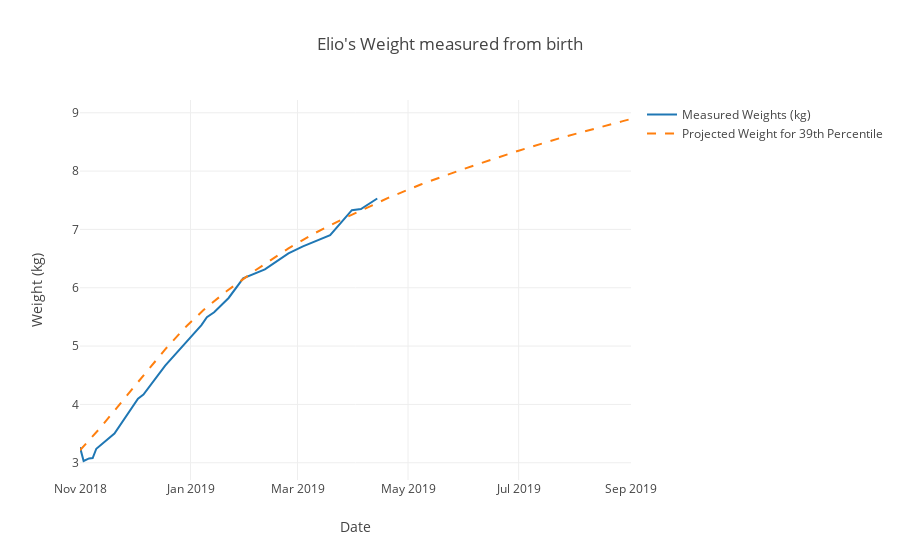
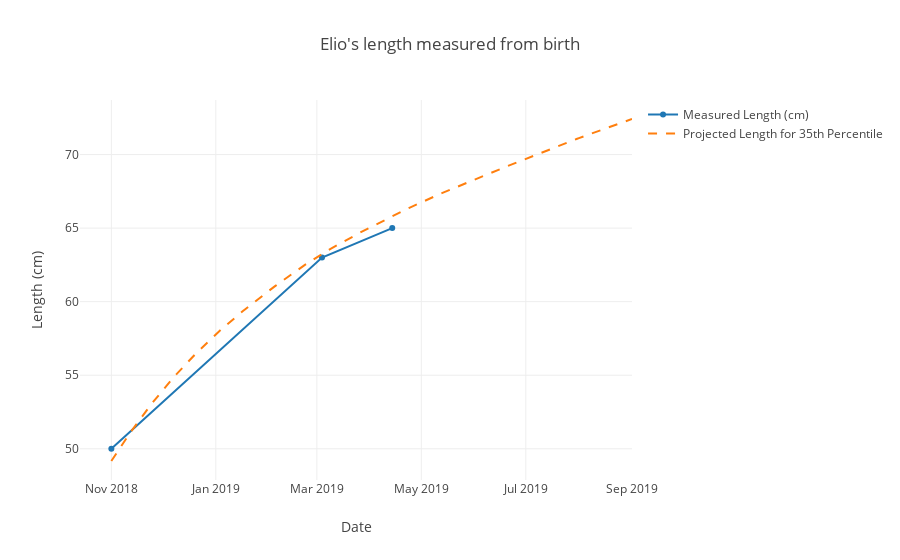
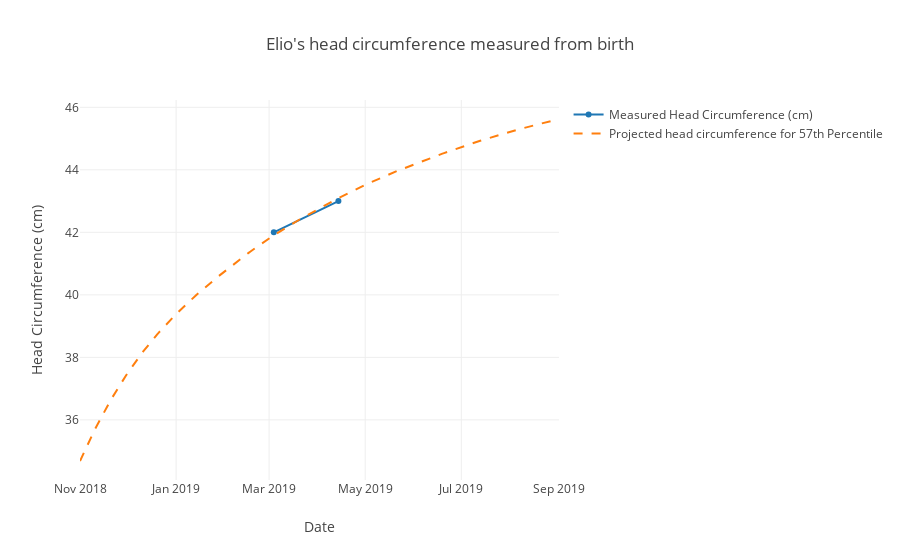

The cell these charts' notebook holds for them, in order:
### Code cell
#Image(pio.to_image(w_fig,width=1200,height=600))

iplot(weight_fig) # interative
iplot(length_fig)
iplot(head_fig)

### Figure 1 — Plotly figure (JSON) as saved in the notebook; plotly's stock layout.template omitted (floating-point values rounded to 4 significant figures; data arrays with more than 128 entries replaced by an {"elided": "..."} marker saying what was removed)
{"data": [{"name": "Measured Weights (kg)", "type": "scatter", "uid": "c4c80ba8-e8f0-407b-95ef-5ef08ace25e7", "x": ["2018-11-01", "2018-11-03", "2018-11-06", "2018-11-08", "2018-11-10", "2018-11-20", "2018-12-03", "2018-12-06", "2018-12-18", "2019-01-07", "2019-01-10", "2019-01-14", "2019-01-22", "2019-01-30", "2019-02-11", "2019-02-24", "2019-03-04", "2019-03-19", "2019-03-31", "2019-04-05", "2019-04-14"], "y": [3.265, 3.03, 3.075, 3.08, 3.24, 3.5, 4.1, 4.17, 4.665, 5.36, 5.495, 5.58, 5.825, 6.16, 6.315, 6.59, 6.71, 6.9, 7.33, 7.35, 7.53]}, {"line": {"dash": "dash"}, "name": "Projected Weight for 39th Percentile", "type": "scatter", "uid": "33941608-8784-422c-88d5-58a9b0b05e67", "x": {"elided": "305 str values"}, "y": {"elided": "305 float values"}}], "layout": {"title": {"text": "Elio's Weight measured from birth"}, "xaxis": {"title": {"text": "Date"}}, "yaxis": {"title": {"text": "Weight (kg)"}}}}

### Figure 2 — Plotly figure (JSON) as saved in the notebook; plotly's stock layout.template omitted (floating-point values rounded to 4 significant figures; data arrays with more than 128 entries replaced by an {"elided": "..."} marker saying what was removed)
{"data": [{"name": "Measured Length (cm)", "type": "scatter", "uid": "5e229149-5832-4268-b2bb-7d1287aa7f3a", "x": ["2018-11-01", "2019-03-04", "2019-04-14"], "y": [50, 63, 65]}, {"line": {"dash": "dash"}, "name": "Projected Length for 35th Percentile", "type": "scatter", "uid": "cee8013e-3bcb-493d-b897-aa3ce731289d", "x": {"elided": "305 str values"}, "y": {"elided": "305 float values"}}], "layout": {"title": {"text": "Elio's length measured from birth"}, "xaxis": {"title": {"text": "Date"}}, "yaxis": {"title": {"text": "Length (cm)"}}}}

### Figure 3 — Plotly figure (JSON) as saved in the notebook; plotly's stock layout.template omitted (floating-point values rounded to 4 significant figures; data arrays with more than 128 entries replaced by an {"elided": "..."} marker saying what was removed)
{"data": [{"name": "Measured Head Circumference (cm)", "type": "scatter", "uid": "e8d99e4d-4790-4c67-bed0-a5daafa7227e", "x": ["2019-03-04", "2019-04-14"], "y": [42, 43]}, {"line": {"dash": "dash"}, "name": "Projected head circumference for 57th Percentile", "type": "scatter", "uid": "45cebf20-e1fa-424b-9869-04f73bb58a23", "x": {"elided": "305 str values"}, "y": {"elided": "305 float values"}}], "layout": {"title": {"text": "Elio's head circumference measured from birth"}, "xaxis": {"title": {"text": "Date"}}, "yaxis": {"title": {"text": "Head Circumference (cm)"}}}}
